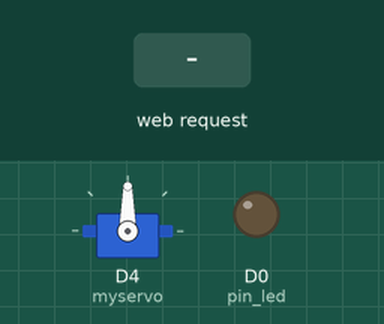
A sketch run on a simulated ESP8266 (NodeMCU). Shown: servo, output pins drawn as LEDs (lit = HIGH). The inputs (shaded band) are chosen by the test bench. WiFi joins after 1.5 s; servers stay silent unless stated; what the sketch prints to the serial monitor is not drawn.

Above: at 2.7 s.
2.8 s: HTTP request GET /toggle received
At 2.95 s:
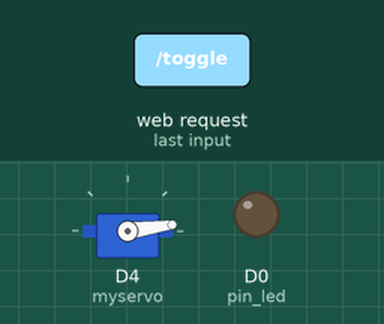
At 6.7 s:
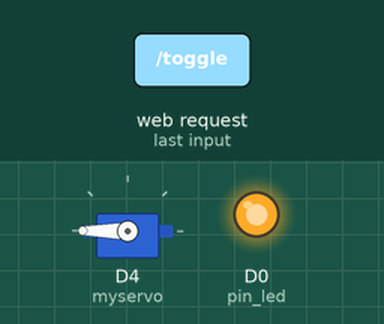
Timing chart, 0 to 11.8 s (numbered marks = the images above; inputs shaded):
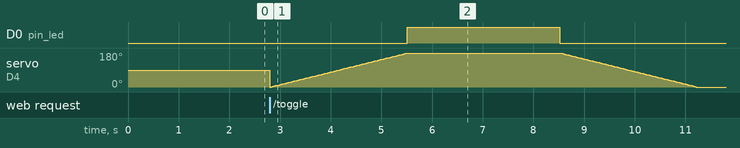

Measured:
- after the input at 2.8 s, D0 (pin_led): LOW → HIGH after 2.7 s, → LOW 3.0 s later

The sketch:

arduino_server_code.ino
```cpp
#include <ESP8266WiFi.h>
#include <ESP8266WebServer.h>
//#include <ArduinoJson.h>
#include <Servo.h>
ESP8266WebServer server;
uint8_t pin_led = D0;
char* ssid = "Yashraj Shukla";
char* password = "12345678";
Servo myservo;
void setup()
{
  myservo.attach(D4);
  pinMode(pin_led, OUTPUT);
  WiFi.begin(ssid,password);
  Serial.begin(115200);
  while(WiFi.status()!=WL_CONNECTED)
  {
    Serial.print(".");
    delay(500);
  }
  Serial.println("");
  Serial.print("IP Address: ");
  Serial.println(WiFi.localIP());

  server.on("/",[](){server.send(200,"text/plain","Hello World!");});
  server.on("/toggle",toggleLED);
  server.begin();
}
void loop()
{
  server.handleClient();
}
void toggleLED()
{
   for (int pos = 0; pos <= 180; pos += 1) {  // goes from 0 degrees to 180 degrees
    // in steps of 1 degree
    myservo.write(pos);
    delay(15);
  }
  digitalWrite(pin_led,HIGH);
  server.send(204,"");
  delay(3000);
  digitalWrite(pin_led,LOW);
    for (int pos = 180; pos >= 0; pos -= 1) {  // goes from 180 degrees to 0 degrees
    myservo.write(pos);                  // tell servo to go to position in variable 'pos'
    delay(15);                           // waits 15ms for the servo to reach the position
  }
}
```
